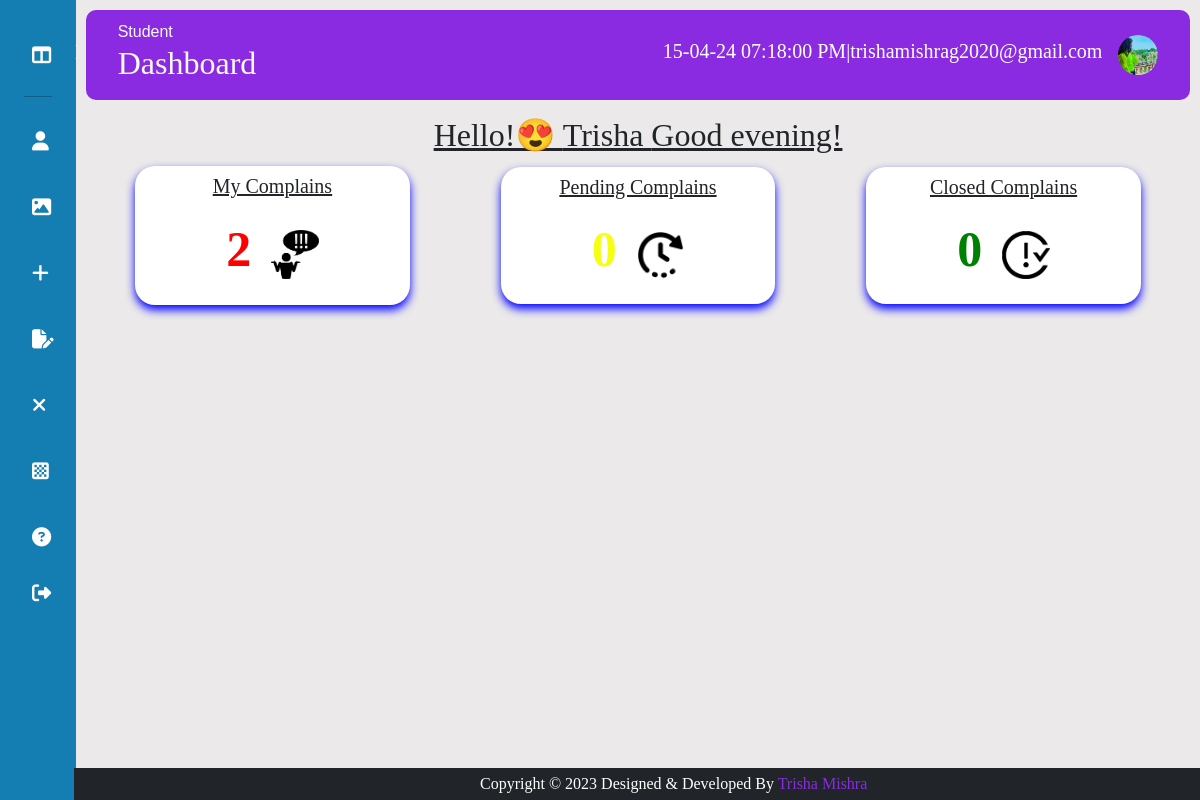
The page /userdashboard.php (signed in) on the database its author committed.
### tables this page shows
CREATE TABLE IF NOT EXISTS `tbl_user` (
  `uid` int(11) NOT NULL AUTO_INCREMENT,
  `name` varchar(60) NOT NULL,
  `fname` varchar(60) NOT NULL,
  `gender` varchar(6) NOT NULL,
  `email` varchar(30) NOT NULL,
  `password` varchar(40) NOT NULL,
  `mobile` bigint(20) NOT NULL,
  `dob` date NOT NULL,
  `address` varchar(60) NOT NULL,
  `city` varchar(12) NOT NULL,
  `pincode` int(11) NOT NULL,
  `course` varchar(20) NOT NULL,
  `sid` int(11) NOT NULL,
  `cid` int(11) NOT NULL,
  `profile_pic` varchar(200) NOT NULL,
  `status` varchar(5) NOT NULL,
  `dor` varchar(10) NOT NULL,
  PRIMARY KEY (`uid`)
);

### userdashboard.php (the view, shortened to what this page needs)
<?php
include("headeruser.php");
$email=$_SESSION['user'];
$query="select * from tbl_user where email='$email'";
$res=mysqli_query($con,$query);
while($row=mysqli_fetch_array($res))
{
    $name=$row['name'];
    $uid=$row['uid'];
}
    $currentTime = date('H:i:s');
    if ($currentTime >= '05:00:00' && $currentTime < '12:00:00') {
        $greeting = "Good morning!";
    } elseif ($currentTime >= '12:00:00' && $currentTime < '16:00:00') {
        $greeting = "Good afternoon!";
    } elseif ($currentTime >= '16:00:00' && $currentTime < '22:00:00') {
        $greeting = "Good evening!";
    }
    else {
        $greeting = "Good night!";
    }
?>
<center>
<h2 style="font-family:Algerian; text-decoration:underline;">
    <?php
    echo "Hello!😍";
    echo  " $name ";
    echo $greeting;
    ?>
</h2>
<center>
<?php
$query="select count(*) as user_count from tbl_complain where uid='$uid'";
$res=mysqli_query($con,$query);
if ($res->num_rows > 0) {
    $row = $res->fetch_assoc();
    $npCount = $row["user_count"];
} else {
    $npCount = 0;
}
$query2="select count(*) as user_count from tbl_complain where uid='$uid' && status='P'";
$res2=mysqli_query($con,$query2);
if ($res2->num_rows > 0) {
    $row2 = $res2->fetch_assoc();
    $pcCount = $row2["user_count"];
} else {
    $pcCount = 0;
}
$query3="select count(*) as user_count from tbl_complain where uid='$uid' && status='C'";
$res3=mysqli_query($con,$query3);
if ($res3->num_rows > 0) {
    $row3 = $res3->fetch_assoc();
    $closeCount = $row3["user_count"];
} else {
    $closeCount = 0;
}
?>
<div class="container-fluid">
<div class="row text-center p-1">
    <div class="col-sm-3 p-2 m-auto" style="box-shadow:0px 5px 10px blue; border-radius:20px; background-color:white;" >
        <h5 style="text-decoration:underline;  font-family:'Lucida Sans';">My Complains</h5>
         <span class="badge" style="font-size:50px; color:red"><?php echo $npCount; ?><img src="image/non-removebg-preview.png" style="width:35%; padding-left:20px;"/></span>
    </div>
    <div class="col-sm-3 p-2 m-auto" style="box-shadow:0px 5px 10px blue; border-radius:20px;  background-color:white;">
        <h5  style="text-decoration:underline;  font-family:'Lucida Sans';">Pending Complains</h5><span class="badge" style="font-size:50px; color:#F6FE13"><?php echo  $pcCount; ?><img src="image/pending.png" style="width:35%; padding-left:20px;"/></span>
    </div>
    <div class="col-sm-3 p-2 m-auto" style="box-shadow:0px 5px 10px blue; border-radius:20px; background-color:white;">
        <h5  style="text-decoration:underline;  font-family:'Lucida Sans';">Closed Complains</h5><span class="badge" style="font-size:50px; color:green"><?php echo  $closeCount; ?><img src="image/images-removebg-preview (1).png" style="width:35%; padding-left:20px;"/></span>
    </div>
</div>
</div>
<?php
include("mainuser.php");
?>

### headeruser.php (shortened to what this page needs)
<?php
$email=$_SESSION['user'];
include("connection.php");
$query="select * from tbl_user where email='$email'";
$res=mysqli_query($con,$query);
while($row=mysqli_fetch_array($res))
{
$filename=$row['profile_pic'];
 }
?>
<!DOCTYPE html>
<html lang="en">
<head>
    <link rel="stylesheet" href="https://cdnjs.cloudflare.com/ajax/libs/font-awesome/6.4.2/css/all.min.css" />
    <link rel="stylesheet" href="css/bootstrap.css">
</head>
<body>
    <div class="slidebar">
        <div class="logo"></div>
        <ul class="menu">
        <li class="active">
                <a href="userdashboard.php">
                <i class="fa-solid fa-table-columns"></i>
                </a>
            </li>
            <hr style="color:black;"/>
            <li>
                <a href="update.php">
                <i class="fas fa-user"></i>
                </a>
            </li>
            <li>
                <a href="pic.php">
                <i class="fa-solid fa-image"></i>
                </a>
            </li>
            <li>
                <a href="addcomplain.php">
                <i class="fa-sharp fa-solid fa-plus"></i>
                </a>
            </li>
            <li>
                <a href="mycomplain.php">
                <i class="fa-solid fa-file-pen"></i>
                </a>
            </li>
            <li>
                <a href="closecomplain.php">
                <i class="fa-sharp fa-solid fa-xmark"></i>
                </a>
            </li>
            <li>
                <a href="discuss.php">
                <i class="fa-solid fa-chess-board"></i>
                </a>
            </li>
            <li>
                <a href="userchangepass.php">
                    <i class="fas fa-question-circle"></i>
                </a>
            </li>
            <li>
                <a href="studentlogout.php">
                <i class="fas fa-sign-out-alt"></i>
                </a>
            </li>
        </ul>
    </div>
    <div class="main--content">
        <div class="header--wrapper">
            <div class="header--title">
                <span  class="text-light" style="font-family:sans-serif;">Student</span>
                <h2 class="text-light" >Dashboard</h2>
            </div>
            <div class="user--info">
                <h5 style="color:#fff">
                <?php
                $currentTime=date('d-m-y h:i:s A');
                echo $currentTime;
                echo "|";
                echo $_SESSION['user'];
                ?>
                </h5>
                <div class="dropdown">
                <img src="student/<?php echo $filename; ?>" id="image" alt=""  data-bs-toggle="dropdown" aria-expanded="false"/>
                  </div>
            </div>
        </div>

### headeruser.php (style rules this page uses)
* { margin: 0%; padding: 0%; border: none; outline: none; box-sizing:border-box; }
body { display: flex; font-family:calibri; }
.slidebar { position: sticky; top: 0%; bottom: 0; left: 0; width:78px; height: 100vh; padding: 0 1.5rem; color: #fff; overflow: hidden; transition:all 0.5s linnear; background-color:#147eb3; }
.logo { padding: 12px; }
.menu { height: 88%; list-style: none; position: relative; padding: 0%; }
.menu li { padding: 0.5rem; margin: 8px 0; border-radius: 8px; transition: all 0.5s ease-in-out; }
.menu a { color:white; font-size: 14px; text-decoration: none; display: flex; align-items: center; gap: 1.5rem; }
.menu a i { font-size: 1.2rem; }
.main--content { position: relative; background: #ebe9e9; width: 100%; padding: 0.6rem; }
.header--wrapper img { width: 40px; height: 40px; cursor:pointer; border-radius: 50%; }
.header--wrapper { display: flex; justify-content: space-between; align-items: center; flex-wrap: wrap; background:blueviolet; border-radius: 10px; padding: 10px 2rem; margin-bottom: 1rem; }
.header--title { color: rgba(113, 99, 186, 255); }
.user--info { display: flex; align-items: center; gap:1rem; }

### rows shown on the page
tbl_user: profile_pic (picture), name "Trisha"

### other values the page prints
$_SESSION['user'] "trishamishrag2020@gmail.com"
$greeting "Good evening!"
$npCount "2"
$pcCount "0"
$closeCount "0"
